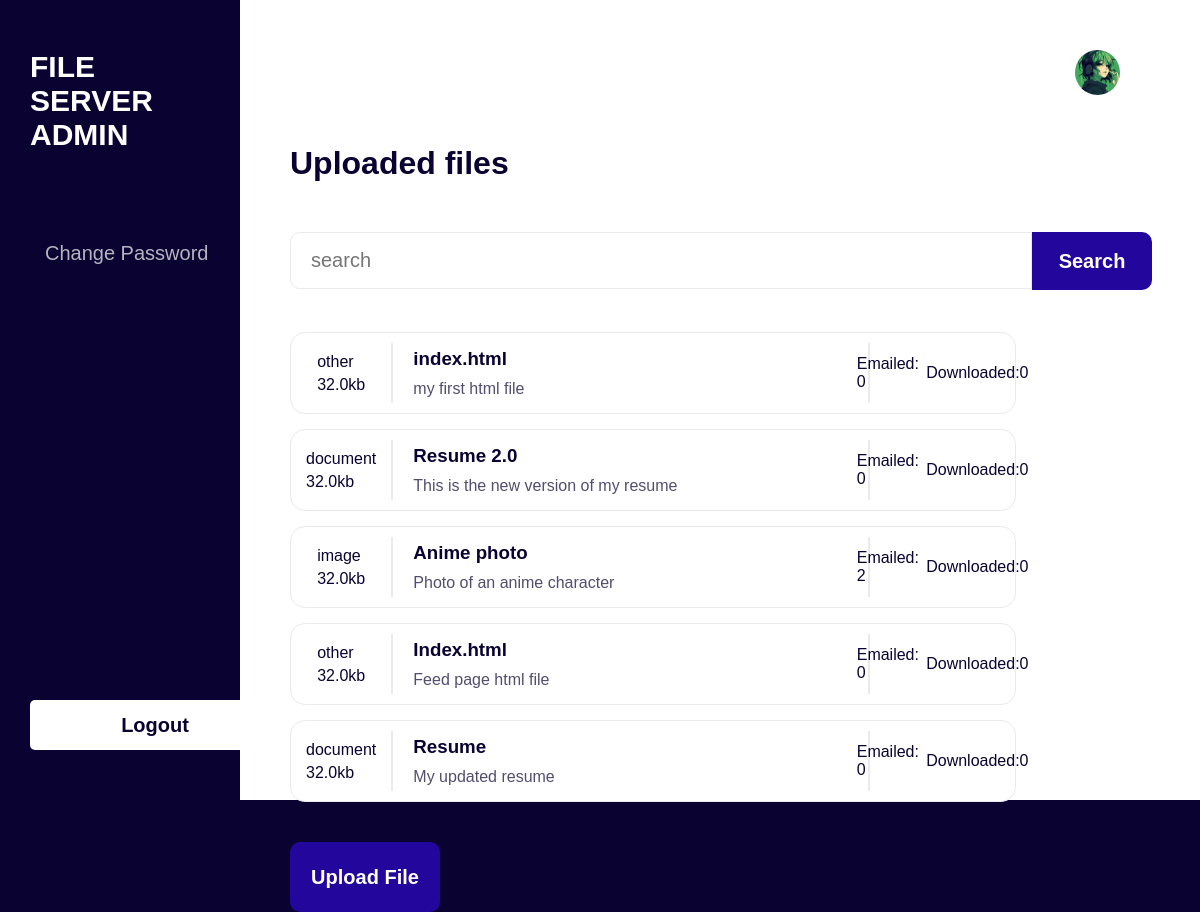
Page /administration/files/ on the earlier database version.
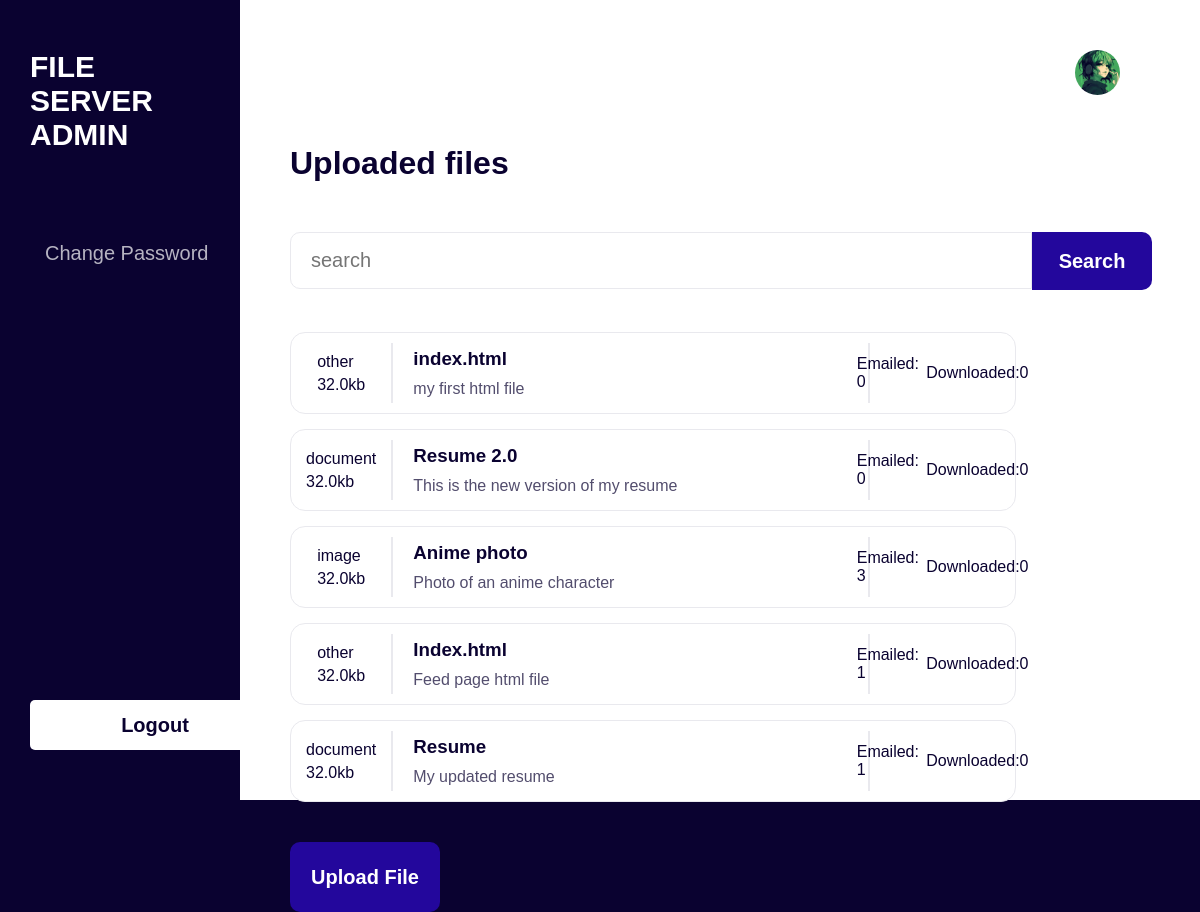
Same page on the later database version.
### fileManager/models.py (models this page shows, shortened)
class File(models.Model):
    id = models.AutoField(primary_key=True)
    title = models.CharField(max_length=255, blank=False)
    description = models.TextField(blank=True)
    file = models.FileField(upload_to='uploads/', default='')
    date = models.DateTimeField(auto_now_add=True)
    file_type = models.CharField(max_length=50, blank=True)
    downloads_count = models.IntegerField(default=0)
    emailed_count = models.IntegerField(default=0)
    objects = FileManager()
    class Meta:
        ordering = ["-date"]

### administration/views.py (the view)
# urls.py: path('files/', views.files, name='files'),
def files(request):
    user = request.user
    files = File.objects.all()
    if request.method == 'POST':
        query = request.POST.get('query')
        files = File.objects.search(query=query)
        return render(request, 'admin/files.html', {'user': user, 'files': files, 'query': query})
    else:
        return render(request, 'admin/files.html', {'user': user, 'files': files})

### administration/templates/admin/files.html (shortened to what this page needs)
<!DOCTYPE html>
<html lang="en">
<head>
    {% load static %}
    <link rel="stylesheet" href="{% static 'css/filestyle.css' %}">
</head>
<body>
    <div class="container">
        <div class="aside">
            <h1>File Server Admin</h1>
            <div class="actionables">
                <a href="/reset_password">change password</a>
            </div>
            <form method="post" action="{% url 'logout' %}">
                <button type="submit">Logout</button>
            </form>
        </div>
        <div class="content">
            <div class="profile">
                <img src="{% static 'images/profile.png' %}" alt="">
            </div>
            <h1>Uploaded files</h1>
            <div class="searchbar">
                <form method="post" action="{% url 'files' %}">
                    <input type="text" placeholder="search" name="query" value="{{query}}">
                    <button type="submit">Search</button>
                </form>
            </div>
            {% if files|length > 0%}
                <div class="files">
                    {% for file in files %}
                        <div class="file">
                            <div class="thumbnail">
                                <div class="thumb">
                                    <p>{{file.file_type}}</p>
                                    <p>32.0kb</p>
                                </div>
                            </div>
                            <div class="item">
                                <h3>{{ file.title }}</</h3>
                                <p>{{ file.description }}</p>
                            </div>
                            <div class="action">
                                <p>Emailed: {{file.emailed_count}}</p>
                                <p>Downloaded:{{file.downloads_count}}</p>
                            </div>
                        </div>
                    {% endfor %}
                </div>
            {% else %}
                <p>No files found</p>
            {% endif %}
            <div class="upload">
                <a href="/administration/upload/" class="upload">Upload File</a>
            </div>
        </div>
    </div>
</body>
</html>

Differences in the rows shown:
changed File "Anime photo": emailed_count "2" → "3"
changed File "Index.html": emailed_count "0" → "1"
changed File "Resume": emailed_count "0" → "1"
